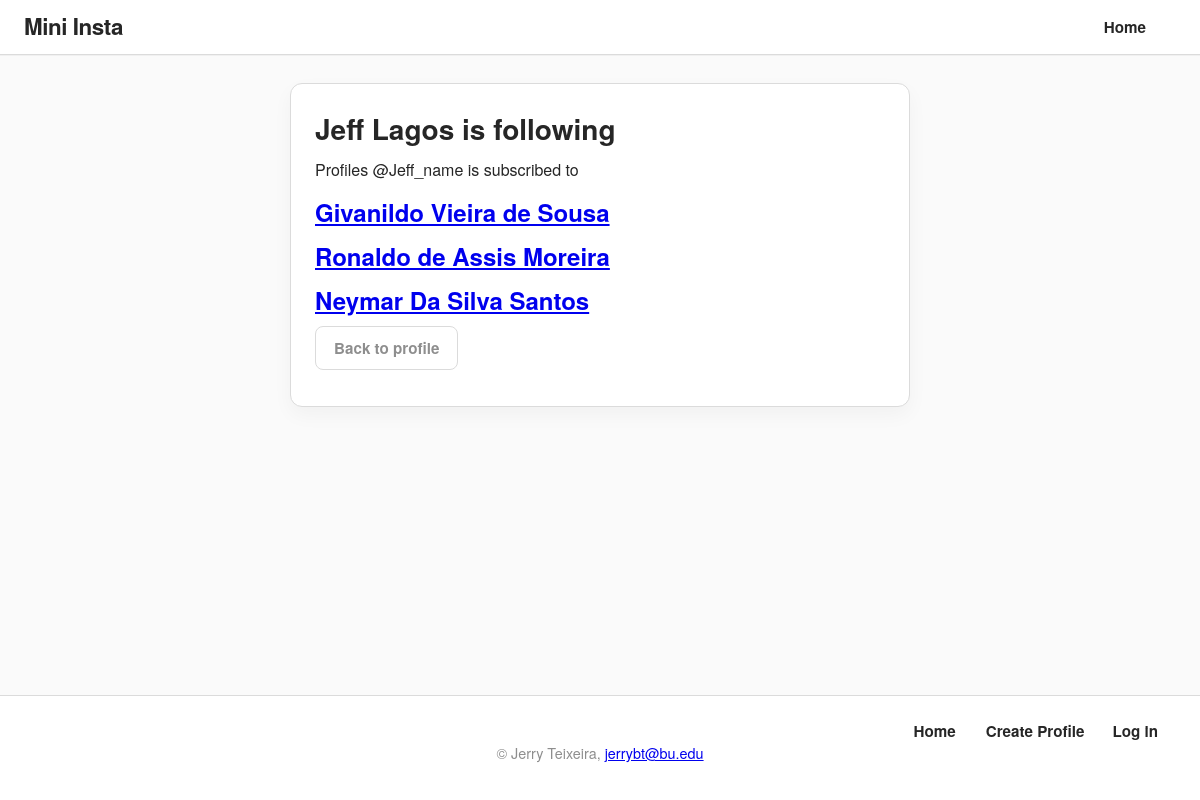
/mini_insta/profile/1/following, run on the app's committed database.
### mini_insta/models.py (models this page shows, shortened)
class Profile(models.Model):
    username = models.TextField(blank = True)
    display_name = models.TextField(blank = True)
    bio_text = models.TextField(blank = True)
    join_date = models.DateTimeField(auto_now = True)
    profile_image_url = models.URLField(blank = True) # url as a string
    user = models.ForeignKey(User, on_delete=models.CASCADE) ## for user authentication
    def get_following(self):
        follow_instances = Follow.objects.filter(follower_profile=self)
        following = [following.profile for following in follow_instances]
        return following

### mini_insta/views.py (the view)
# urls.py: path("profile/<int:pk>/following", ShowFollowingDetailView.as_view(), name="show_following"),
class ShowFollowingDetailView(DetailView):
    model = Profile
    template_name = "mini_insta/show_following.html"
    context_object_name = "profile"

### mini_insta/templates/mini_insta/show_following.html
{% extends "mini_insta/base.html" %}
{% block content %}
<article class="form-card">
  <h1 class="page-title">{{ profile.display_name }} is following</h1>
  <p class="page-lead">Profiles @{{ profile.username }} is subscribed to</p>
  <div class="card-grid">
    {% for followed in profile.get_following %}
    <a href="{% url 'show_profile' followed.pk %}">
      <div class="card-body">
        <h2>{{ followed.display_name }}</h2>
      </div>
    </a>
    {% empty %}
    <p class="empty-state">Not following anyone yet.</p>
    {% endfor %}
  </div>
  <p><a href="{% url 'show_profile' profile.pk %}" class="btn btn-ghost">Back to profile</a></p>
</article>
{% endblock %}

### static/instapv.css (style rules this page uses)
:root { --ink: #262626; --muted: #8e8e8e; --line: #dbdbdb; --bg: #fafafa; --accent: #0095f6; --white: #ffffff; --card: #ffffff; }
* { box-sizing: border-box; margin: 0; }
body { font-family: "Helvetica Neue", Arial, sans-serif; color: var(--ink); background: var(--bg); line-height: 1.5; display: flex; flex-direction: column; min-height: 100vh; -webkit-font-smoothing: antialiased; }
h1, h2, h3 { margin: 0 0 8px; font-weight: 600; }
h1 { font-size: 1.75rem; }
h2 { font-size: 1.5rem; }
p { margin: 0 0 12px; }
.form-card { background: var(--card); border-radius: 12px; padding: 24px; border: 1px solid var(--line); max-width: 620px; margin: 0 auto 36px; box-shadow: 0 8px 20px rgba(0,0,0,0.04); }
.btn { display: inline-flex; align-items: center; justify-content: center; padding: 10px 18px; border-radius: 8px; border: 1px solid transparent; font-size: 0.95rem; font-weight: 600; cursor: pointer; text-decoration: none; transition: transform 0.1s ease, box-shadow 0.1s ease, 0.1s ease; }
.btn-ghost { background: transparent; color: var(--muted); border-color: var(--line); }

### data on the page
Profile: display_name "Jeff Lagos", username "Jeff_name"
Profile: display_name "Givanildo Vieira de Sousa"
Profile: display_name "Ronaldo de Assis Moreira"
Profile: display_name "Neymar Da Silva Santos"
